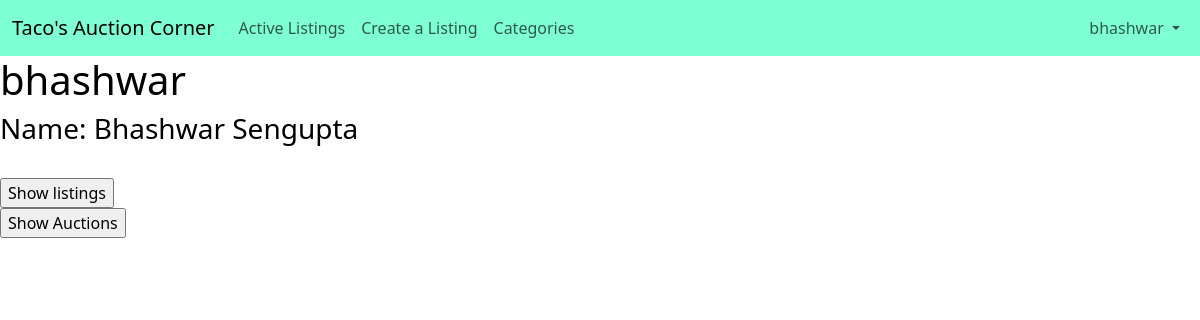
Page /profile/bhashwar/ (signed in) on the committed database.
### auctions/models.py (models this page shows)
class User(AbstractUser):
    first_name = models.CharField(max_length=64)
    last_name = models.CharField(max_length=64)

### auctions/views.py (the view, shortened to what this page needs)
# urls.py: path("profile/<str:username>/", views.profile, name="profile")
@login_required(redirect_field_name=None, login_url="/login")
def profile(request, username):
    user = User.objects.get(username=username)
    view = None
    return render(request, "auctions/profile.html", {
        "profile": user, "view": view
    })

### auctions/templates/auctions/profile.html (shortened to what this page needs)
{% extends "auctions/layout.html" %}
{% load static %}
{% block body %}
    <div>
        <h1>{{ profile.username }}</h1>
    </div>
    <div>
        <h3>Name:&nbsp;{{ profile.first_name }}&nbsp;{{ profile.last_name }}</h3>
    </div>
    <br>
    <div>
        <form action="{% url 'profile' profile.username %}" method="post">
            <input type="submit" value="Show listings">
        </form>
        <form action="{% url 'profile' profile.username %}" method="post">
            <input type="submit" value="Show Auctions">
        </form>
    </div>
{% endblock %}

### auctions/templates/auctions/layout.html (shortened to what this page needs)
{% load static %}
<!DOCTYPE html>
<html lang="en">
    <head>
        <link href="https://cdn.jsdelivr.net/npm/bootstrap@5.3.0/dist/css/bootstrap.min.css" rel="stylesheet">
        <link href="{% static 'auctions/styles.css' %}" rel="stylesheet">
    </head>
    <body>
        <nav class="navbar navbar-expand-lg navbar-light" style="background-color:aquamarine;">
          <div class="container-fluid">
            <a class="navbar-brand" href="#">Taco's Auction Corner</a>
            <div class="collapse navbar-collapse" id="navbarSupportedContent">
              <ul class="navbar-nav me-auto mb-2 mb-lg-0">
                <div id="partition">
                  <div id="partition-1">
                    <li class="nav-item">
                      <a class="nav-link" aria-current="page" href="{% url 'index' %}">Active Listings</a>
                    </li>
                    {% if user.is_authenticated %}
                      <li class="nav-item">
                        <a class="nav-link" href="{% url 'addlisting' %}">Create a Listing</a>
                      </li>
                      <li class="nav-item">
                        <a class="nav-link" href="{% url 'categories' %}">Categories</a>
                      </li>
                    {% endif %}
                  </div>
                  <div id="partition-2">
                    {% if user.is_authenticated %}
                      <li class="nav-item dropdown">
                        <a class="nav-link dropdown-toggle" href="#" id="navbarDropdown" role="button" data-bs-toggle="dropdown" aria-expanded="false">
                          {{ user.username }}
                        </a>
                      </li>
                    {% endif %}
                  </div>
                </div>
              </ul>
            </div>
          </div>
        </nav>
        {% block body %}
        {% endblock %}
    </body>
</html>

### auctions/static/auctions/styles.css (style rules this page uses)
body { color: black; }
ul.navbar-nav { width: 100%; }
#partition { display: flex; justify-content: space-between; width: 100%; }
#partition-1 { display: flex; }

### rows in the picture
User: username "bhashwar", first_name "Bhashwar", last_name "Sengupta"
